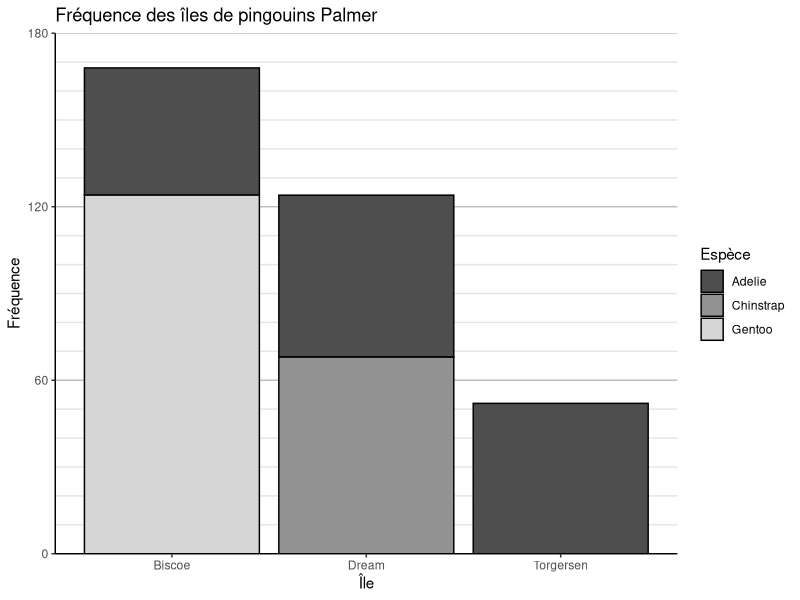

The R script that drew this image:
## ---- chunk 1
# Préparatipn de librairies et installations variés

# install.packages("palmerpenguins")
# install.packages("tidyverse")
# install.packages("languageserver")

library(palmerpenguins)
library("tidyverse")
## ---- chunk 2

ggplot(penguins, aes(island)) +
  geom_histogram(stat="count", aes(fill = species), color = "black") +
  # Couleurs de remplissage
  scale_fill_manual(values = alpha(c("#4e4e4e", "#929292", "#d6d6d6"), 1)) +
  # Intervales
  scale_y_continuous(
    limits = c(0, 180),
    expand = c(0, 0),
    breaks = seq(from = 0, to = 180, by = 60),
    minor_breaks = seq(from = 0, to = 180, by = 10)
  ) +
  # Thèmes
  theme_classic() +
  theme(
    panel.grid.major.y = element_line(color = "grey"),
    panel.grid.minor.y = element_line(color = "grey90"),
  ) +
  # Renomer les axes
  labs(
    title = "Fréquence des îles de pingouins Palmer",
    x = "Île",
    y = "Fréquence",
    fill = "Espèce"
  )
## ---- chunk 3
# Différences entre les fréquences de chaque île, à utiliser en-texte
bis_drea_isle_diff <- sum(penguins$island == "Biscoe") - sum(penguins$island == "Dream")
drea_torg_isle_diff <- sum(penguins$island == "Dream") - sum(penguins$island == "Torgersen")
